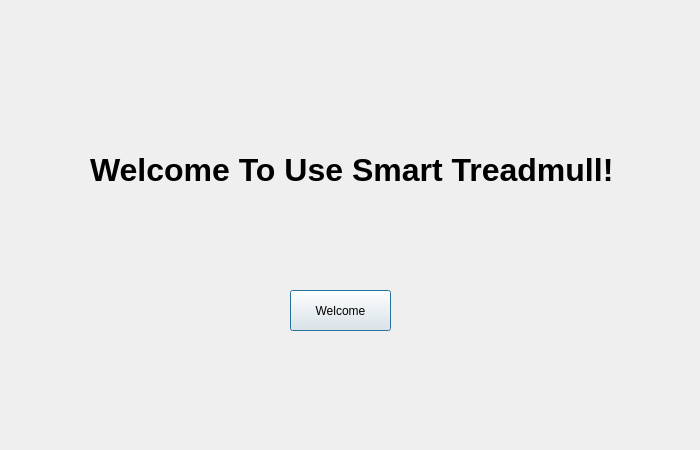
<?xml version="1.0" encoding="UTF-8"?>
<ui version="4.0">
 <class>MyDialog</class>
 <widget class="QDialog" name="MyDialog">
  <property name="geometry">
   <rect>
    <x>0</x>
    <y>0</y>
    <width>700</width>
    <height>450</height>
   </rect>
  </property>
  <property name="minimumSize">
   <size>
    <width>700</width>
    <height>450</height>
   </size>
  </property>
  <property name="maximumSize">
   <size>
    <width>700</width>
    <height>450</height>
   </size>
  </property>
  <property name="windowTitle">
   <string>Dialog</string>
  </property>
  <property name="styleSheet">
   <string notr="true"/>
  </property>
  <widget class="QPushButton" name="pushButton">
   <property name="geometry">
    <rect>
     <x>290</x>
     <y>290</y>
     <width>101</width>
     <height>41</height>
    </rect>
   </property>
   <property name="text">
    <string>Welcome</string>
   </property>
  </widget>
  <widget class="QLabel" name="label">
   <property name="geometry">
    <rect>
     <x>90</x>
     <y>100</y>
     <width>531</width>
     <height>141</height>
    </rect>
   </property>
   <property name="text">
    <string>&lt;!DOCTYPE HTML PUBLIC &quot;-//W3C//DTD HTML 4.0//EN&quot; &quot;http://www.w3.org/TR/REC-html40/strict.dtd&quot;&gt;
&lt;html&gt;&lt;head&gt;&lt;meta name=&quot;qrichtext&quot; content=&quot;1&quot; /&gt;&lt;style type=&quot;text/css&quot;&gt;
p, li { white-space: pre-wrap; }
&lt;/style&gt;&lt;/head&gt;&lt;body style=&quot; font-family:'SimSun'; font-size:9pt; font-weight:400; font-style:normal;&quot;&gt;
&lt;p style=&quot; margin-top:0px; margin-bottom:0px; margin-left:0px; margin-right:0px; -qt-block-indent:0; text-indent:0px;&quot;&gt;&lt;span style=&quot; font-size:24pt; font-weight:600;&quot;&gt;Welcome To Use Smart Treadmull!&lt;/span&gt;&lt;/p&gt;&lt;/body&gt;&lt;/html&gt;</string>
   </property>
  </widget>
 </widget>
 <resources/>
 <connections/>
</ui>
